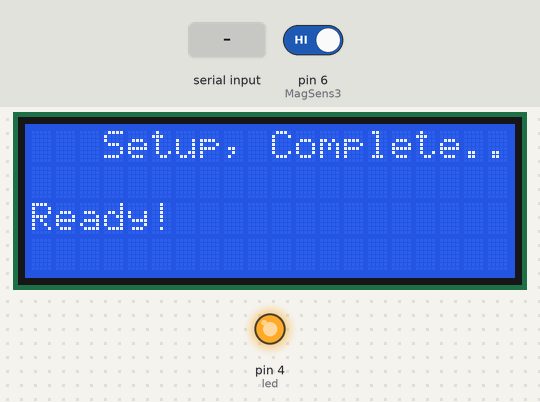
This sketch was run on a simulated Arduino Mega 2560, built with avr-gcc and run on an emulated ATmega2560. Shown: 20×4 character LCD, output pins drawn as LEDs (lit = HIGH). The test bench sets the inputs (shaded band); at power-on: pin 6 (MagSens3) HIGH. The modem accepts every AT command (registered, SIM ready, sends succeed) and sends nothing else; what the sketch prints to the serial monitor is not drawn.

Above: at 12.1 s.
18.4 s: "o" received over the second serial link
25.3 s: "n" received over the second serial link
31.2 s: "f" received over the second serial link
Timing chart, 0 to 34.2 s (numbered marks = the images above; inputs shaded):
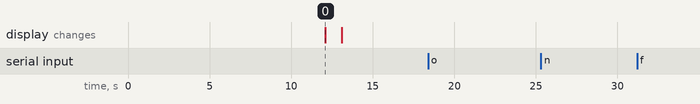

Measured:
- after the input at 18.4 s, every drawn part: stays the same
- after the input at 25.3 s, every drawn part: stays the same
- after the input at 31.2 s, every drawn part: stays the same
- what the display in image 0 shows lasts 1.0 s, from 12.1 s to 13.1 s

The sketch:

MagSensor_Relay_Receive___LCDI2C.ino
```cpp
#include <String.h>
#include <Wire.h>
#include <LiquidCrystal_I2C.h>


String msg;
char t;
int i;

int led = 4;

String Startup = "Setup, Complete..Ready!";
String DoorMsg = "Door Has Been Opened";
/*************************************************/
int MagSens1 = 4;
int MagSens2 = 5;
int MagSens3 = 6;
/*************************************************/
int MagState = 0;


LiquidCrystal_I2C lcd(0x3F, 20, 4);

void setup()
{

  digitalWrite(led, HIGH);
  Serial.println("Relay OFF");

  /*************************************************/
  pinMode(MagSens3, INPUT);
  pinMode(led, OUTPUT);
  /*************************************************/
  Serial.begin(9600);
  Serial1.begin(9600);// the GPRS baud rate
  //Serial1.println("AT+CLCK=\"SC\",0,\"3306\"");

  for(i=0;i<11;i++){
  Serial1.print("AT+CMGD=");
  Serial1.println(i);
  Serial1.print("\r\nl");
  delay(1000);}


  digitalWrite(led, HIGH);
  delay(1000);
  msg = Startup;

  lcdSetup();
  lcd.print("Setup Complete!");
  lcd.clear();
  SendTextMessage();

}

void loop()
{
   MagState = digitalRead(MagSens3);

   if (MagState == LOW)
   {
      //msg = t;
      msg = DoorMsg;
      SendTextMessage();
   }


  //digitalWrite(led, HIGH);
  //Serial1.println("AT+CMGD=1");
  //Serial.println("Relay OFF");
  ReceiveTextMessage();
  delay(2000);


}


/*****************************************************/
void SendTextMessage()
{
  Serial1.println("AT+CMGF=1");  //Because we want to send the SMS in text mode
  delay(1000);
  Serial1.println("AT+CMGS=\"+353876373466\"");
  delay(1000);
  Serial1.println(msg);
  delay(1000);
  Serial1.write(0x1A);//the ASCII code of the ctrl+z
  delay(1000);
  Serial1.println();
}

/***************************************************************/
void ReceiveTextMessage()
{
  Serial1.println("AT+CMGF=1");  //Because we want to receive the SMS in text mode
  delay(1000);

  Serial1.println("AT+CPMS=\"SM\"");  // read first SMS
  //Serial1.println("AT+CMGD=0,4");
  delay(1000);
  //Serial1.println("AT+CMGL=\"ALL\""); // show message
  Serial1.println("AT+CMGR=1");
  delay(500);
  /*for(i=0;i<11;i++){
  Serial1.print("AT+CMGD=");
  Serial1.println(i);
  Serial1.print("\r\nl");
  delay(1000);}*/


  while (Serial1.available() > 0) {
    t = Serial1.read();
    lcd.setCursor(2,1);
    lcd.print("Message Received");
    lcd.clear();
    //Serial.println("Message Received : ");
    Serial.print(t);
    if (t == 'o') {
      t = Serial1.read();
      if (t == 'n') {
        digitalWrite(led, LOW);
        Serial.println("Relay On");
        lcd.print("Light is On");
        lcd.clear();
        Serial1.println("AT+CMGD=1");
        delay(500);
      }
      else if (t != 'n')
     {
      if( t == 'f')
      {
        t = Serial1.read();
        if (t = 'f')
        {
          digitalWrite(led, HIGH);
          Serial.println("Relay Off");
          lcd.print("Light is Off");
          lcd.clear();
          Serial1.println("AT+CMGD=1");
          delay(500);
        }
        else {
          break;
        }
      }
      else if (t != 'n' || t == 'f') {
        break;
      }

    }

    Serial.println("\nEND OF MESSAGE");

  }
}
}

void lcdSetup()
{
  lcd.begin();
  lcd.clear();
  lcd.backlight();
  lcd.setCursor(3, 0);
  lcd.print(Startup);
  delay(1000);
  lcd.clear();
  lcd.setCursor(0, 0);


}
```
